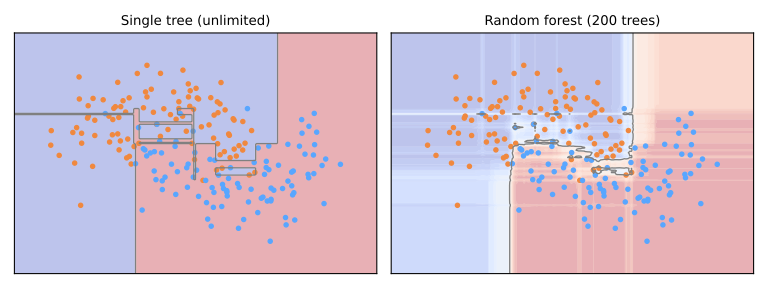

Python code for this plot:
import matplotlib.pyplot as plt
import numpy as np
from io import StringIO
from matplotlib.colors import ListedColormap
from sklearn.datasets import make_moons
from sklearn.ensemble import RandomForestClassifier
from sklearn.tree import DecisionTreeClassifier

X, y = make_moons(n_samples=200, noise=0.3, random_state=0)

xx, yy = np.meshgrid(np.linspace(X[:, 0].min() - .5, X[:, 0].max() + .5, 200),
                     np.linspace(X[:, 1].min() - .5, X[:, 1].max() + .5, 200))
grid = np.c_[xx.ravel(), yy.ravel()]
cmap_bg = ListedColormap(['#ffe3cc', '#d3e5ff'])

models = [
    ('Single tree (unlimited)', DecisionTreeClassifier(random_state=0)),
    ('Random forest (200 trees)', RandomForestClassifier(n_estimators=200, random_state=0)),
]

fig, axes = plt.subplots(1, 2, figsize=(8, 3))
for ax, (title, clf) in zip(axes, models):
    clf.fit(X, y)
    Z = clf.predict_proba(grid)[:, 1].reshape(xx.shape)
    ax.contourf(xx, yy, Z, levels=20, cmap='coolwarm', alpha=0.35)
    ax.contour(xx, yy, Z, levels=[0.5], colors='gray', linewidths=1)
    ax.scatter(X[y == 0, 0], X[y == 0, 1], c='#f0883e', s=10)
    ax.scatter(X[y == 1, 0], X[y == 1, 1], c='#58a6ff', s=10)
    ax.set_title(title, fontsize=10)
    ax.set_xticks([]); ax.set_yticks([])

plt.tight_layout()

buffer = StringIO()
plt.savefig(buffer, format="svg", transparent=True)
print(buffer.getvalue())

plt.close()
